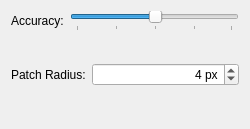
<?xml version="1.0" encoding="utf-8"?>
<ui version="4.0">
 <author>
    SPDX-FileCopyrightText: none
    SPDX-License-Identifier: GPL-3.0-or-later
  </author>
 <class>KisToolSmartPatchOptionsWidget</class>
 <widget class="QWidget" name="KisToolSmartPatchOptionsWidget">
  <property name="geometry">
   <rect>
    <x>0</x>
    <y>0</y>
    <width>250</width>
    <height>129</height>
   </rect>
  </property>
  <layout class="QVBoxLayout" name="verticalLayout_2">
   <item>
    <layout class="QGridLayout" name="gridLayout">
     <item column="1" row="1">
      <layout class="QVBoxLayout" name="verticalLayout">
       <item>
        <layout class="QHBoxLayout" name="horizontalLayout">
         <item>
          <widget class="QLabel" name="Fast">
           <property name="text">
            <string/>
           </property>
          </widget>
         </item>
         <item>
          <spacer name="horizontalSpacer">
           <property name="orientation">
            <enum>Qt::Horizontal</enum>
           </property>
           <property name="sizeHint" stdset="0">
            <size>
             <width>40</width>
             <height>20</height>
            </size>
           </property>
          </spacer>
         </item>
         <item>
          <widget class="QLabel" name="Accurate">
           <property name="layoutDirection">
            <enum>Qt::LeftToRight</enum>
           </property>
           <property name="text">
            <string/>
           </property>
           <property name="alignment">
            <set>Qt::AlignRight|Qt::AlignTrailing|Qt::AlignVCenter</set>
           </property>
          </widget>
         </item>
        </layout>
       </item>
      </layout>
     </item>
     <item column="1" row="0">
      <widget class="QSlider" name="accuracySlider">
       <property name="toolTip">
        <string>Higher is slower</string>
       </property>
       <property name="sizePolicy">
        <sizepolicy hsizetype="Preferred" vsizetype="Fixed">
         <horstretch>0</horstretch>
         <verstretch>0</verstretch>
        </sizepolicy>
       </property>
       <property name="singleStep">
        <number>25</number>
       </property>
       <property name="pageStep">
        <number>25</number>
       </property>
       <property name="value">
        <number>50</number>
       </property>
       <property name="orientation">
        <enum>Qt::Horizontal</enum>
       </property>
       <property name="tickPosition">
        <enum>QSlider::TicksBelow</enum>
       </property>
       <property name="tickInterval">
        <number>25</number>
       </property>
      </widget>
     </item>
     <item column="0" row="0">
      <widget class="QLabel" name="Fast_2">
       <property name="sizePolicy">
        <sizepolicy hsizetype="Minimum" vsizetype="Preferred">
         <horstretch>0</horstretch>
         <verstretch>0</verstretch>
        </sizepolicy>
       </property>
       <property name="text">
        <string>Accuracy:</string>
       </property>
      </widget>
     </item>
    </layout>
   </item>
   <item>
    <layout class="QHBoxLayout" name="horizontalLayout_2">
     <item>
      <widget class="QLabel" name="patchRadiusLabel">
       <property name="sizePolicy">
        <sizepolicy hsizetype="Minimum" vsizetype="Preferred">
         <horstretch>0</horstretch>
         <verstretch>0</verstretch>
        </sizepolicy>
       </property>
       <property name="text">
        <string>Patch Radius:</string>
       </property>
       <property name="buddy">
        <cstring>patchRadiusLabel</cstring>
       </property>
      </widget>
     </item>
     <item>
      <widget class="QSpinBox" name="patchRadius">
       <property name="sizePolicy">
        <sizepolicy hsizetype="MinimumExpanding" vsizetype="Fixed">
         <horstretch>0</horstretch>
         <verstretch>0</verstretch>
        </sizepolicy>
       </property>
       <property name="alignment">
        <set>Qt::AlignRight|Qt::AlignTrailing|Qt::AlignVCenter</set>
       </property>
       <property name="suffix">
        <string> px</string>
       </property>
       <property name="minimum">
        <number>2</number>
       </property>
       <property name="maximum">
        <number>8</number>
       </property>
       <property name="value">
        <number>4</number>
       </property>
      </widget>
     </item>
    </layout>
   </item>
   <item>
    <spacer name="verticalSpacer">
     <property name="orientation">
      <enum>Qt::Vertical</enum>
     </property>
     <property name="sizeHint" stdset="0">
      <size>
       <width>20</width>
       <height>40</height>
      </size>
     </property>
    </spacer>
   </item>
  </layout>
 </widget>
 <resources/>
 <connections/>
</ui>
